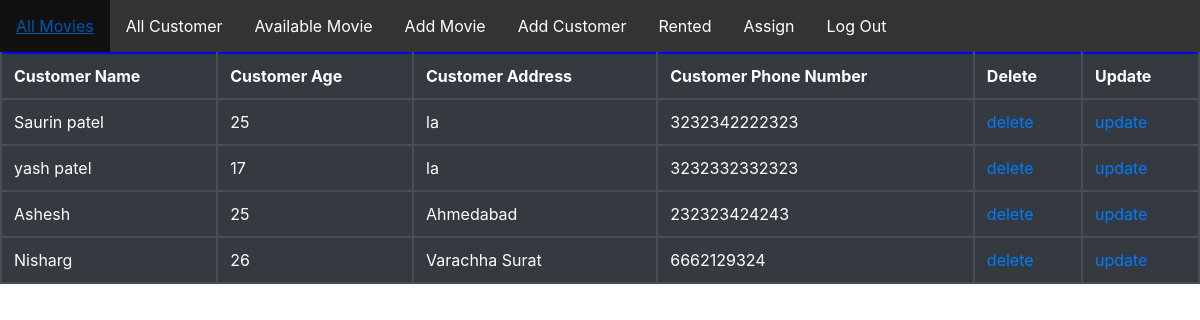
The app's page /customer/all/ (signed in) with its own data.
### customers/models.py (models this page shows)
class Customers(models.Model):
    cust_name = models.CharField(max_length=100)
    cust_age = models.IntegerField()
    cust_address = models.CharField(max_length=200)
    cust_phone_number = models.IntegerField()
    cust_delete = models.CharField(max_length=100,null=True)
    cust_update = models.CharField(max_length=100,null=True)
    def __str__(self):
        return self.cust_name

### customers/views.py (the view)
# urls.py: path('all/',views.cust_all,name='cust_all'),
@login_required(login_url='/accounts/login/')
def cust_all (request):
    allcustomers = {}
    customer1 = Customers.objects.all()
    allcustomers['customer_data'] = customer1
    print(allcustomers)
    return render(request, 'customer_all.html' ,allcustomers)

### movierental/templates/customer_all.html (shortened to what this page needs)
{% extends 'index.html' %}
{% block content %}
<html>
<head>
</head>
<body>
<table class="table table-dark">
    <thead>
    <tr>
        <th>Customer Name</th>
        <th>Customer Age</th>
        <th>Customer Address</th>
        <th>Customer Phone Number</th>
        <th>Delete</th>
        <th>Update</th>
    </tr>
    </thead>
    {% for i in customer_data %}
    <tbody>
       <tr>
        <td>{{ i.cust_name }}</td>
        <td>{{ i.cust_age }}</td>
        <td>{{ i.cust_address }}</td>
        <td>{{ i.cust_phone_number }}</td>
        <td><a href="{% url 'cust_delete' i.id %}">delete</a></td>
        <td><a href="{% url 'cust_update' i.id %}">update</a></td>
        </tr>
        </tbody>
    {% endfor %}
</table>
{% endblock %}

### movierental/templates/index.html (style rules this page uses)
table,th,tr,td { border: 2px solid #396fc6; border-collapse: collapse; }

### movierental/templates/customer_all.html (style rules this page uses)
table,th,tr,td { border : 2px solid blue; }

### records on screen
Customers: cust_name "Saurin patel", cust_age "25", cust_address "la", cust_phone_number "3232342222323"
Customers: cust_name "yash patel", cust_age "17", cust_address "la", cust_phone_number "3232332332323"
Customers: cust_name "Ashesh", cust_age "25", cust_address "Ahmedabad", cust_phone_number "232323424243"
Customers: cust_name "Nisharg", cust_age "26", cust_address "Varachha Surat", cust_phone_number "6662129324"
